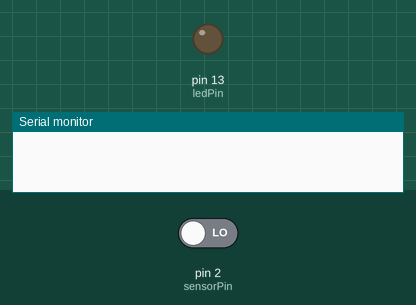
Recording of a sketch running on a simulated Arduino Uno, built with avr-gcc and run on an emulated ATmega328P. On the bench: output pins drawn as LEDs (lit = HIGH), the last lines printed to the serial monitor. The test bench sets the inputs (shaded band); at power-on: pin 2 (sensorPin) LOW.

Above: at 1.2 s.
1.3 s: pin 2 (sensorPin) driven HIGH
At 2.6 s:
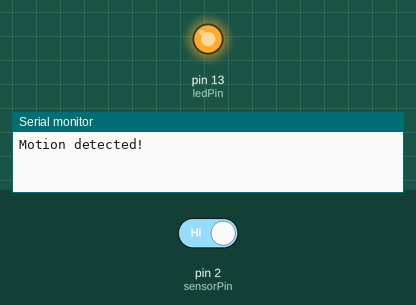
2.9 s: pin 2 (sensorPin) driven LOW
At 4.0 s:
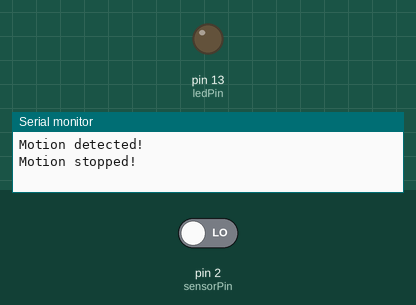
Timing chart, 0 to 5.9 s (numbered marks = the images above; inputs shaded):
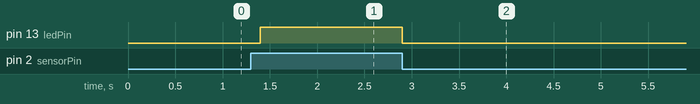

Measured:
- after the input at 1.3 s, pin 13 (ledPin): LOW → HIGH after 0.10 s
- after the input at 2.9 s, pin 13 (ledPin): HIGH → LOW at once

The sketch:

PIR_sensor_with_Arduino.ino
```cpp
int ledPin = 13;
int sensorPin = 2;
int sensorState = LOW;
int sensorValue = 0;

void setup() {
  pinMode(ledPin, OUTPUT);
  pinMode(sensorPin, INPUT);
  Serial.begin(9600);
}

void loop(){
  sensorValue = digitalRead(sensorPin);
  if (sensorValue == HIGH) {
    digitalWrite(ledPin, HIGH);
    delay(100);

    if (sensorState == LOW) {
      Serial.println("Motion detected!");
      sensorState = HIGH;
    }
  }
  else {
      digitalWrite(ledPin, LOW);
      delay(200);

      if (sensorState == HIGH){
        Serial.println("Motion stopped!");
        sensorState = LOW;
    }
  }
}
```
